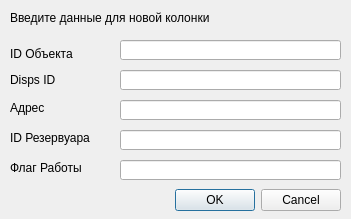
<?xml version="1.0" encoding="UTF-8"?>
<ui version="4.0">
 <class>AddPointsDialog</class>
 <widget class="QDialog" name="AddPointsDialog">
  <property name="geometry">
   <rect>
    <x>0</x>
    <y>0</y>
    <width>351</width>
    <height>219</height>
   </rect>
  </property>
  <property name="windowTitle">
   <string>Dialog</string>
  </property>
  <widget class="QDialogButtonBox" name="buttonBox">
   <property name="geometry">
    <rect>
     <x>10</x>
     <y>184</y>
     <width>331</width>
     <height>32</height>
    </rect>
   </property>
   <property name="orientation">
    <enum>Qt::Horizontal</enum>
   </property>
   <property name="standardButtons">
    <set>QDialogButtonBox::Cancel|QDialogButtonBox::Ok</set>
   </property>
  </widget>
  <widget class="QLabel" name="label">
   <property name="geometry">
    <rect>
     <x>10</x>
     <y>46</y>
     <width>101</width>
     <height>16</height>
    </rect>
   </property>
   <property name="text">
    <string>ID Объекта</string>
   </property>
  </widget>
  <widget class="QLineEdit" name="leObjectId">
   <property name="geometry">
    <rect>
     <x>120</x>
     <y>40</y>
     <width>221</width>
     <height>20</height>
    </rect>
   </property>
  </widget>
  <widget class="QLabel" name="label_2">
   <property name="geometry">
    <rect>
     <x>10</x>
     <y>72</y>
     <width>101</width>
     <height>16</height>
    </rect>
   </property>
   <property name="text">
    <string>Disps ID</string>
   </property>
  </widget>
  <widget class="QLineEdit" name="leAddress">
   <property name="geometry">
    <rect>
     <x>120</x>
     <y>100</y>
     <width>221</width>
     <height>20</height>
    </rect>
   </property>
  </widget>
  <widget class="QLineEdit" name="leDispsId">
   <property name="geometry">
    <rect>
     <x>120</x>
     <y>70</y>
     <width>221</width>
     <height>20</height>
    </rect>
   </property>
  </widget>
  <widget class="QLabel" name="label_3">
   <property name="geometry">
    <rect>
     <x>10</x>
     <y>100</y>
     <width>101</width>
     <height>16</height>
    </rect>
   </property>
   <property name="text">
    <string>Адрес</string>
   </property>
  </widget>
  <widget class="QLabel" name="lblInfoText">
   <property name="geometry">
    <rect>
     <x>10</x>
     <y>10</y>
     <width>261</width>
     <height>16</height>
    </rect>
   </property>
   <property name="text">
    <string>Введите данные для новой колонки</string>
   </property>
  </widget>
  <widget class="QLineEdit" name="leTankId">
   <property name="geometry">
    <rect>
     <x>120</x>
     <y>130</y>
     <width>221</width>
     <height>20</height>
    </rect>
   </property>
  </widget>
  <widget class="QLabel" name="label_4">
   <property name="geometry">
    <rect>
     <x>10</x>
     <y>130</y>
     <width>101</width>
     <height>16</height>
    </rect>
   </property>
   <property name="text">
    <string>ID Резервуара</string>
   </property>
  </widget>
  <widget class="QLabel" name="label_5">
   <property name="geometry">
    <rect>
     <x>10</x>
     <y>160</y>
     <width>101</width>
     <height>16</height>
    </rect>
   </property>
   <property name="text">
    <string>Флаг Работы</string>
   </property>
  </widget>
  <widget class="QLineEdit" name="leWorkFlag">
   <property name="geometry">
    <rect>
     <x>120</x>
     <y>160</y>
     <width>221</width>
     <height>20</height>
    </rect>
   </property>
  </widget>
 </widget>
 <resources/>
 <connections>
  <connection>
   <sender>buttonBox</sender>
   <signal>accepted()</signal>
   <receiver>AddPointsDialog</receiver>
   <slot>accept()</slot>
   <hints>
    <hint type="sourcelabel">
     <x>248</x>
     <y>254</y>
    </hint>
    <hint type="destinationlabel">
     <x>157</x>
     <y>274</y>
    </hint>
   </hints>
  </connection>
  <connection>
   <sender>buttonBox</sender>
   <signal>rejected()</signal>
   <receiver>AddPointsDialog</receiver>
   <slot>reject()</slot>
   <hints>
    <hint type="sourcelabel">
     <x>316</x>
     <y>260</y>
    </hint>
    <hint type="destinationlabel">
     <x>286</x>
     <y>274</y>
    </hint>
   </hints>
  </connection>
 </connections>
</ui>
